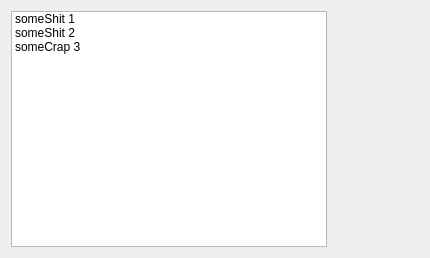
<?xml version="1.0" encoding="UTF-8"?>
<ui version="4.0">
 <class>GetProcessesDialog</class>
 <widget class="QDialog" name="GetProcessesDialog">
  <property name="geometry">
   <rect>
    <x>0</x>
    <y>0</y>
    <width>430</width>
    <height>258</height>
   </rect>
  </property>
  <property name="windowTitle">
   <string>Dialog</string>
  </property>
  <layout class="QHBoxLayout" name="horizontalLayout" stretch="0,0">
   <property name="spacing">
    <number>12</number>
   </property>
   <property name="sizeConstraint">
    <enum>QLayout::SetDefaultConstraint</enum>
   </property>
   <item>
    <widget class="QListWidget" name="list_processes">
     <property name="sizePolicy">
      <sizepolicy hsizetype="Expanding" vsizetype="Expanding">
       <horstretch>0</horstretch>
       <verstretch>0</verstretch>
      </sizepolicy>
     </property>
     <property name="minimumSize">
      <size>
       <width>300</width>
       <height>200</height>
      </size>
     </property>
     <property name="selectionMode">
      <enum>QAbstractItemView::MultiSelection</enum>
     </property>
     <item>
      <property name="text">
       <string>someShit 1</string>
      </property>
     </item>
     <item>
      <property name="text">
       <string>someShit 2</string>
      </property>
     </item>
     <item>
      <property name="text">
       <string>someCrap 3</string>
      </property>
      <property name="background">
       <brush brushstyle="NoBrush">
        <color alpha="255">
         <red>0</red>
         <green>0</green>
         <blue>0</blue>
        </color>
       </brush>
      </property>
      <property name="foreground">
       <brush brushstyle="NoBrush">
        <color alpha="255">
         <red>0</red>
         <green>0</green>
         <blue>0</blue>
        </color>
       </brush>
      </property>
      <property name="flags">
       <set>ItemIsSelectable|ItemIsEnabled</set>
      </property>
     </item>
    </widget>
   </item>
   <item>
    <widget class="QDialogButtonBox" name="bbox">
     <property name="sizePolicy">
      <sizepolicy hsizetype="Minimum" vsizetype="Minimum">
       <horstretch>0</horstretch>
       <verstretch>0</verstretch>
      </sizepolicy>
     </property>
     <property name="minimumSize">
      <size>
       <width>80</width>
       <height>0</height>
      </size>
     </property>
     <property name="font">
      <font>
       <pointsize>12</pointsize>
      </font>
     </property>
     <property name="locale">
      <locale language="English" country="UnitedStates"/>
     </property>
     <property name="orientation">
      <enum>Qt::Vertical</enum>
     </property>
     <property name="standardButtons">
      <set>QDialogButtonBox::NoButton</set>
     </property>
     <property name="centerButtons">
      <bool>false</bool>
     </property>
    </widget>
   </item>
  </layout>
 </widget>
 <resources/>
 <connections>
  <connection>
   <sender>bbox</sender>
   <signal>accepted()</signal>
   <receiver>GetProcessesDialog</receiver>
   <slot>accept()</slot>
   <hints>
    <hint type="sourcelabel">
     <x>248</x>
     <y>254</y>
    </hint>
    <hint type="destinationlabel">
     <x>157</x>
     <y>274</y>
    </hint>
   </hints>
  </connection>
  <connection>
   <sender>bbox</sender>
   <signal>rejected()</signal>
   <receiver>GetProcessesDialog</receiver>
   <slot>reject()</slot>
   <hints>
    <hint type="sourcelabel">
     <x>316</x>
     <y>260</y>
    </hint>
    <hint type="destinationlabel">
     <x>286</x>
     <y>274</y>
    </hint>
   </hints>
  </connection>
 </connections>
</ui>
